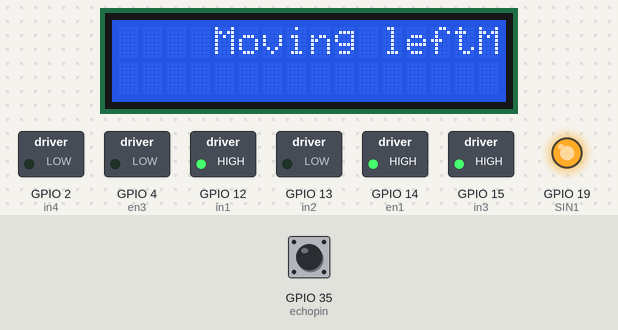
The sketch below on a simulated ESP32. On the bench: 16×2 character LCD, switched loads named in the sketch (green lamp = pin HIGH), output pins drawn as LEDs (lit = HIGH). Dashed ring = blinking. The test bench sets the inputs (shaded band); at power-on: GPIO 35 (echopin) LOW. Pins used as bus, display or sensor lines are not drawn; what the sketch prints to the serial monitor is not drawn.

Above: at 3.3 s.
3.4 s: GPIO 35 (echopin) pulsed HIGH 2 times (0.12 s each, 0.3 s apart)
At 5.2 s:
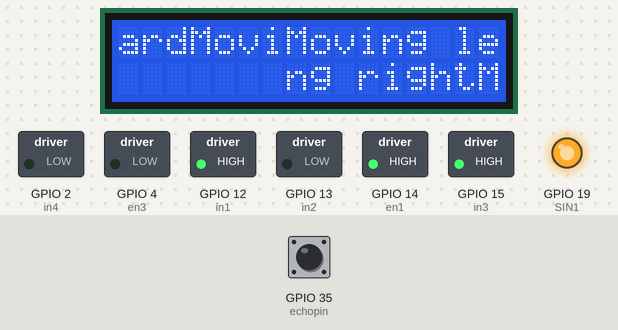
7.6 s: GPIO 35 (echopin) pulsed HIGH 5 times (0.12 s each, 0.3 s apart)
At 10.2 s:
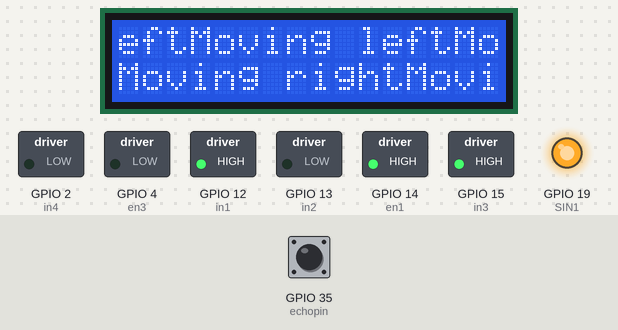
Timing chart, 0 to 28.7 s (numbered marks = the images above; inputs shaded):
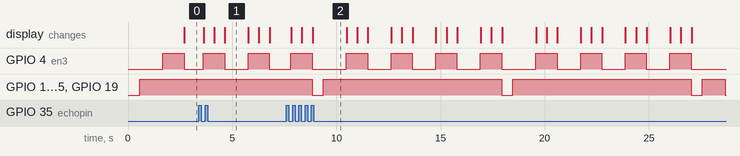

Measured:
- by itself, GPIO 4 (en3): repeats every 9.1 s: LOW 1.6 s, 3 × (HIGH 1.0 s, LOW 1.1 s), HIGH 1.0 s
- by itself, GPIO 12 (in1), GPIO 14 (en1), GPIO 15 (in3), GPIO 19 (SIN1): repeats every 9.1 s: HIGH 8.6 s, LOW 0.51 s
- what the display in image 1 shows lasts 1.1 s, from 4.7 s to 5.8 s

The sketch:

Weeding_crtlsys.ino
```cpp
#include <Wire.h>
#include <LiquidCrystal_I2C.h>

LiquidCrystal_I2C lcd(0x27, 16, 2);

// DC motor
#define in1 12
#define in2 13
#define in3 15
#define in4 2
#define en1 14
#define en3 4

// DC motor for weeding
#define SIN1 19
int speed = HIGH;
int noSpeed = LOW;


//for ultrasonic
const int trigpin = 34;
const int echopin = 35;

long duration;
int distance;
int newDis;
const float offset = 12.5;

void cut() {
  digitalWrite(SIN1, speed);
}

void cutStop() {
  digitalWrite(SIN1, noSpeed);
}

int ultraSense() {
  digitalWrite(trigpin, LOW);
  delay(2);
  digitalWrite(trigpin, HIGH);
  delay(10);
  digitalWrite(trigpin, LOW);
  duration = pulseIn(echopin, HIGH);
  distance = duration / 29 / 2;
  newDis = distance - offset;
  Serial.println(newDis);
  delay(100);

  // return newDis;
}

int moveForword() {
  digitalWrite(in1, HIGH);
  digitalWrite(in2, LOW);
  digitalWrite(en1, 150);
  digitalWrite(in3, HIGH);
  digitalWrite(in4, LOW);
  digitalWrite(en3, 0);
}

int moveBackward() {
  digitalWrite(in2, HIGH);
  digitalWrite(in1, LOW);
  digitalWrite(en1, 0);

  digitalWrite(in4, HIGH);
  digitalWrite(in3, LOW);
  digitalWrite(en3, 150);
}

int moveright() {
  digitalWrite(in1, HIGH);
  digitalWrite(in2, LOW);
  digitalWrite(en1, 150);

  digitalWrite(in3, HIGH);
  digitalWrite(in4, LOW);
  digitalWrite(en3, 30);
}

int moveleft() {
  digitalWrite(in1, HIGH);
  digitalWrite(in2, LOW);
  digitalWrite(en1, 30);

  digitalWrite(in3, HIGH);
  digitalWrite(in4, LOW);
  digitalWrite(en3, 150);
}

int stop() {
  digitalWrite(in2, LOW);
  digitalWrite(in1, LOW);
  digitalWrite(en1, 0);

  digitalWrite(in4, LOW);
  digitalWrite(in3, LOW);
  digitalWrite(en3, 0);
}

 void fwd_Print(){
  lcd.autoscroll();
  lcd.print("Moving Forward");

 }

 void turn_left_Print(){
  lcd.autoscroll();
  lcd.print("Moving left");

 }

 void turn_right_Print(){
  lcd.autoscroll();
  lcd.print("Moving right");

 }

 void op_done_Print(){
  lcd.autoscroll();
  lcd.print("Operation done");

 }


void setup() {
  // put your setup code here, to run once:
  Serial.begin(115200);
  // LCD set_up
  lcd.init();
  lcd.backlight();
  lcd.setCursor(0, 0);

  //other pins
  pinMode(trigpin, OUTPUT);
  pinMode(echopin, INPUT);
  pinMode(in1, OUTPUT);
  pinMode(in2, OUTPUT);
  pinMode(in3, OUTPUT);
  pinMode(in4, OUTPUT);
  pinMode(en1, OUTPUT);
  pinMode(en3, OUTPUT);
  pinMode(SIN1, OUTPUT);
}

void loop() {
  // put your main code here, to run repeatedly:
  stop();
  cutStop();
  delay(500);
  cut();
  moveForword();

  if (ultraSense() <= offset) {
    moveleft();
    turn_left_Print();
    delay(500);
    moveleft();
    turn_left_Print();
    delay(500);
    moveForword();
    fwd_Print();


    if (ultraSense() <= offset) {
      moveright();
      turn_right_Print();
      delay(500);
      moveright();
      turn_left_Print();
      delay(500);
      moveForword();
      fwd_Print();

      if (ultraSense() <= offset) {
        moveleft();
        turn_left_Print();
        delay(500);
        moveleft();
        turn_left_Print();
        delay(500);
        moveForword();
        fwd_Print();

        if (ultraSense() <= offset) {
          moveright();
          turn_right_Print();
          delay(500);
          moveright();
          turn_right_Print();
          delay(500);
          moveForword();
          fwd_Print();

          stop();
          cutStop();
          op_done_Print();
        }
      }
    }
  };
}
```
